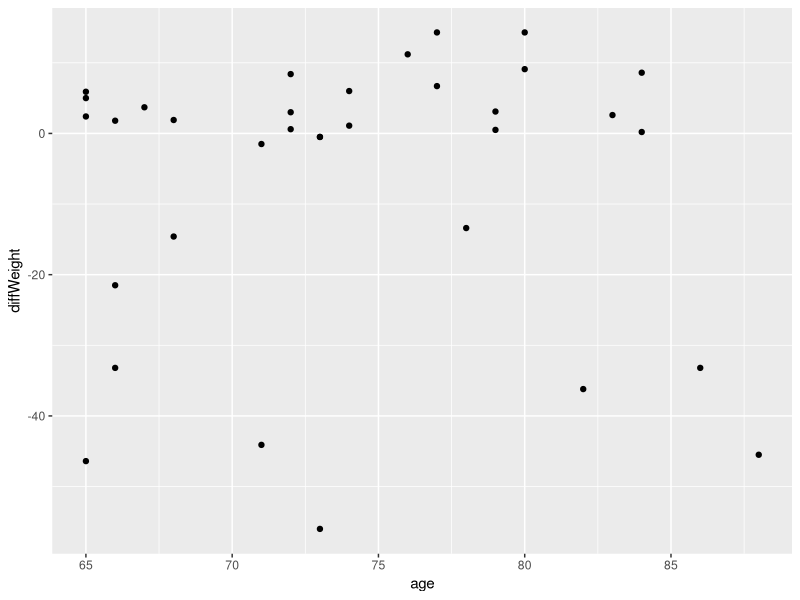
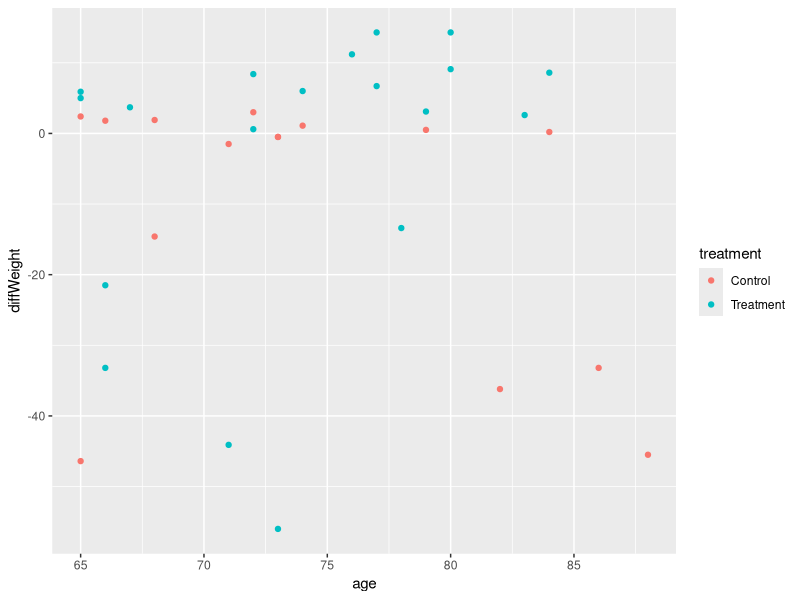
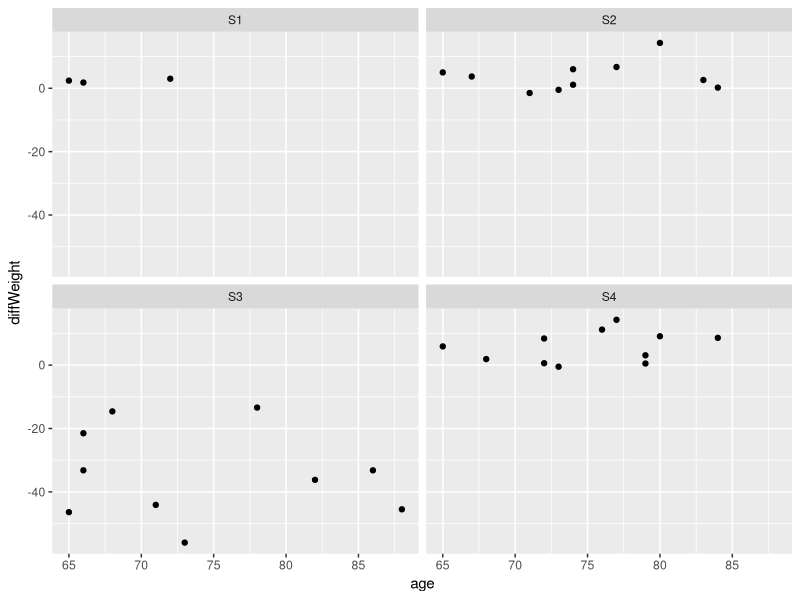
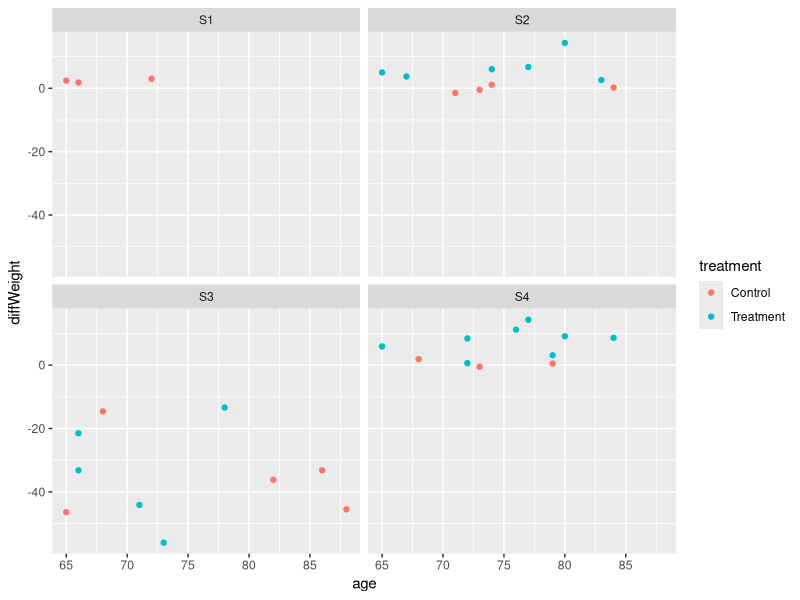

Reproduce these figures in R, in order.
## ---- chunk 1
knitr::opts_chunk$set(warning = FALSE, message = FALSE)
## ---- chunk 2
library(tidyverse) # Import tidyverse
## ---- chunk 3
# Using the readxl package to read in Excel files
library(readxl)
rawData <- read_excel(path = "data/all_data.xlsx", # Path to file
                    sheet = 2, # We want the second sheet
                    skip = 1, # Skip the first row
                    na = "NA") # Missing characters are "NA"
## ---- chunk 4
head(rawData) # Tibble shows small bit of the data
## ---- chunk 5
rawData
## ---- chunk 6
cleanData <- rawData %>%
  filter(gender == "Male") %>%
  mutate(diffWeight = startWeight - endWeight,
         weightChangePerDay = diffWeight / timeElapsed)
## ---- chunk 7
# We filtered for "Males" and "mutated" some data
cleanData
## ---- chunk 8
filteredData <- rawData %>%
  filter(gender == "Male")
## ---- chunk 9
filteredData[1:4, ] # Filtered for just "Male"
## ---- chunk 10
newIris <- iris %>% select(Sepal.Width, Species)

head(newIris) # Only Sepal.Width and Species columns
## ---- chunk 11
# Calculate a new variable based on other variables
mutatedData <- rawData %>%
  mutate(diffWeight = startWeight - endWeight)
mutatedData[1:4, ] %>% select(startWeight, endWeight, diffWeight)
## ---- chunk 12
# Add a column with the same value for each entry
mutatedData <- mutatedData %>% mutate(site = "Site1") %>%
  mutate(weightLossPerDay = diffWeight / timeElapsed)

head(mutatedData)
## ---- chunk 13
cleanData <- rawData %>%
  filter(gender == "Male") %>%
  mutate(diffWeight = startWeight - endWeight,
         weightChangePerDay = diffWeight / timeElapsed)
head(cleanData)
## ---- chunk 14
cleanData %>% ggplot(aes(x = age, y = diffWeight)) + geom_point()
## ---- chunk 15
cleanData %>% ggplot(aes(x = age, y = diffWeight,
                         color = treatment)) +
    geom_point()
## ---- chunk 16
cleanData %>% ggplot(aes(x = age, y = diffWeight)) +
    geom_point() + facet_wrap(~ staffID1)
## ---- chunk 17
cleanData %>% ggplot(aes(x = age, y = diffWeight,
                         color = treatment)) +
    geom_point() + facet_wrap(~ staffID1)
